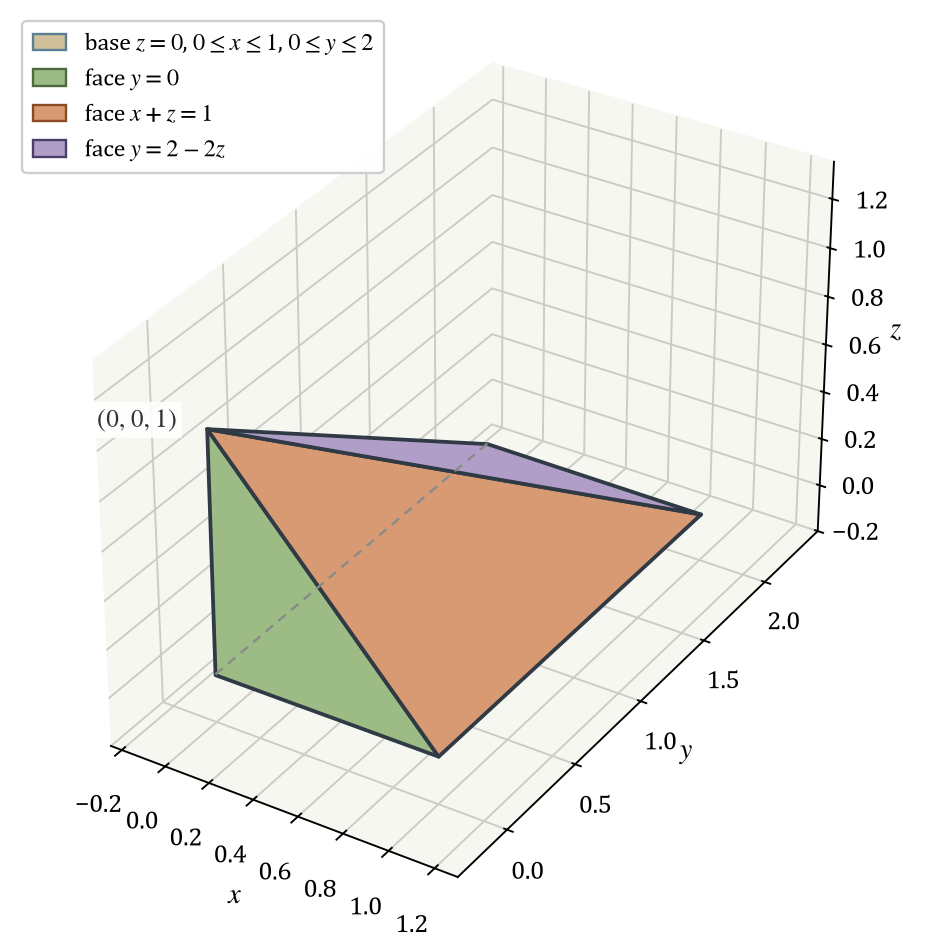

Source code (Python):
"""Draw the pyramid whose volume the given iterated integral measures.

The solid has the rectangular base [0, 1] x [0, 2] in the plane z = 0 and the apex
(0, 0, 1). The script drops the faces that turn away from the camera, marks the hidden
edge with dashes, and writes a PNG file with its Base64 copy.
"""

import base64

import matplotlib
import numpy as np
from matplotlib.patches import Patch
from mpl_toolkits.mplot3d.art3d import Poly3DCollection

matplotlib.use("Agg")
import matplotlib.pyplot as plt

plt.rcParams.update({
    "font.family": "serif",
    "font.serif": ["Cambria", "Times New Roman", "DejaVu Serif"],
    "mathtext.fontset": "stix",
    "font.size": 11,
    "axes.labelsize": 12,
})

ORIGIN = (0.0, 0.0, 0.0)
FRONT_RIGHT = (1.0, 0.0, 0.0)
BACK_RIGHT = (1.0, 2.0, 0.0)
BACK_LEFT = (0.0, 2.0, 0.0)
APEX = (0.0, 0.0, 1.0)

FACES = [
    ("base", [ORIGIN, FRONT_RIGHT, BACK_RIGHT, BACK_LEFT], "#cfbf9a"),
    ("wall", [ORIGIN, BACK_LEFT, APEX], "#8fb0c9"),
    ("front", [ORIGIN, FRONT_RIGHT, APEX], "#9dbb85"),
    ("slant", [FRONT_RIGHT, BACK_RIGHT, APEX], "#d79a72"),
    ("roof", [BACK_LEFT, BACK_RIGHT, APEX], "#b09ec9"),
]

ELEVATION = 32.0
AZIMUTH = -58.0
VIEW = np.array([
    np.cos(np.radians(ELEVATION)) * np.cos(np.radians(AZIMUTH)),
    np.cos(np.radians(ELEVATION)) * np.sin(np.radians(AZIMUTH)),
    np.sin(np.radians(ELEVATION)),
])
CENTER = np.mean([ORIGIN, FRONT_RIGHT, BACK_RIGHT, BACK_LEFT, APEX], axis=0)


def outward_normal(corners):
    """Return the unit normal of a face that points away from the center of the solid.

    Args:
        corners: The corner points of one face.

    Returns:
        Unit normal as a numpy array.
    """
    first, second, third = (np.array(corner) for corner in corners[:3])
    normal = np.cross(second - first, third - first)
    if np.dot(normal, first - CENTER) < 0.0:
        normal = -normal
    return normal / np.linalg.norm(normal)


figure = plt.figure(figsize=(7.4, 5.8))
axes = figure.add_axes([0.02, 0.02, 0.96, 0.92], projection="3d")
axes.computed_zorder = False

for name, corners, color in FACES:
    if np.dot(outward_normal(corners), VIEW) <= 0.0:
        continue
    patch = Poly3DCollection([corners], facecolors=[color], edgecolors="#2f3a44", linewidths=1.6)
    patch.set_zorder(2)
    axes.add_collection3d(patch)

axes.plot([BACK_LEFT[0], ORIGIN[0]], [BACK_LEFT[1], ORIGIN[1]], [BACK_LEFT[2], ORIGIN[2]],
          linestyle=(0, (4, 3)), color="#8a8a8a", linewidth=1.0, zorder=6)

label_box = {"facecolor": "white", "alpha": 0.9, "edgecolor": "none", "pad": 2.0}
axes.text(-0.20, -0.16, 1.02, r"$(0,0,1)$", color="#333333", fontsize=11, ha="center",
          bbox=label_box, zorder=20)

axes.set_xlabel(r"$x$", labelpad=2)
axes.set_ylabel(r"$y$", labelpad=2)
axes.set_zlabel(r"$z$", labelpad=0)
axes.set_xlim(-0.25, 1.30)
axes.set_ylim(-0.35, 2.45)
axes.set_zlim(-0.20, 1.35)
axes.set_box_aspect((1.05, 1.85, 1.15))
axes.view_init(elev=ELEVATION, azim=AZIMUTH)

axes.legend(
    handles=[
        Patch(facecolor="#cfbf9a", edgecolor="#5b7f94", label=r"base $z=0$, $0 \leq x \leq 1$, $0 \leq y \leq 2$"),
        Patch(facecolor="#9dbb85", edgecolor="#4d6b3c", label=r"face $y=0$"),
        Patch(facecolor="#d79a72", edgecolor="#8c4a24", label=r"face $x+z=1$"),
        Patch(facecolor="#b09ec9", edgecolor="#4a3f6b", label=r"face $y=2-2z$"),
    ],
    loc="upper left", framealpha=0.95, handlelength=1.4, borderpad=0.45, fontsize=10,
)

for axis in (axes.xaxis, axes.yaxis, axes.zaxis):
    axis.set_pane_color((0.97, 0.97, 0.95, 1.0))
    axis._axinfo["grid"]["color"] = (0.80, 0.80, 0.78, 1.0)

output_path = "part1_figure1.png"
figure.savefig(output_path, dpi=170, bbox_inches="tight", pad_inches=0.06, facecolor="white")
with open(output_path, "rb") as image_file:
    encoded = base64.b64encode(image_file.read()).decode("ascii")
with open("part1_figure1.b64.txt", "w", encoding="ascii") as text_file:
    text_file.write(encoded)
print(f"saved {output_path} and part1_figure1.b64.txt ({len(encoded)} base64 characters)")
